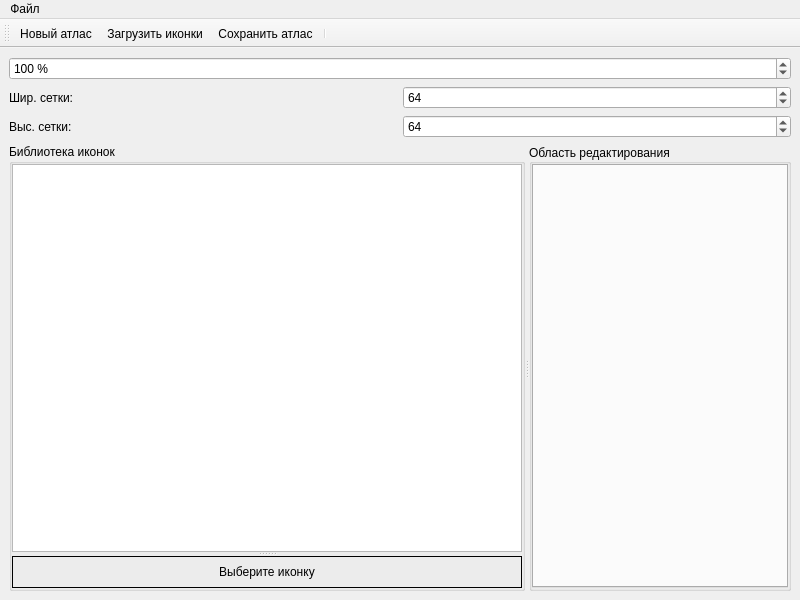
<?xml version="1.0" encoding="UTF-8"?>
<ui version="4.0">
 <class>MainWindow</class>
 <widget class="QMainWindow" name="MainWindow">
  <property name="geometry">
   <rect>
    <x>0</x>
    <y>0</y>
    <width>800</width>
    <height>600</height>
   </rect>
  </property>
  <property name="windowTitle">
   <string>Редактор текстурного атласа</string>
  </property>
  <widget class="QWidget" name="centralwidget">
   <layout class="QVBoxLayout" name="verticalLayout_2">
    <item>
     <widget class="QSpinBox" name="spinZoom">
      <property name="suffix">
       <string> %</string>
      </property>
      <property name="prefix">
       <string/>
      </property>
      <property name="minimum">
       <number>10</number>
      </property>
      <property name="maximum">
       <number>500</number>
      </property>
      <property name="value">
       <number>100</number>
      </property>
     </widget>
    </item>
    <item>
     <layout class="QVBoxLayout" name="verticalLayout">
      <item>
       <layout class="QHBoxLayout" name="horizontalLayout">
        <item>
         <widget class="QLabel" name="label">
          <property name="text">
           <string>Шир. сетки:</string>
          </property>
         </widget>
        </item>
        <item>
         <widget class="QSpinBox" name="spinCellSizeWidth">
          <property name="minimum">
           <number>16</number>
          </property>
          <property name="maximum">
           <number>256</number>
          </property>
          <property name="value">
           <number>64</number>
          </property>
         </widget>
        </item>
       </layout>
      </item>
      <item>
       <layout class="QHBoxLayout" name="horizontalLayout_2">
        <item>
         <widget class="QLabel" name="label_2">
          <property name="text">
           <string>Выс. сетки:</string>
          </property>
         </widget>
        </item>
        <item>
         <widget class="QSpinBox" name="spinCellSizeHeight">
          <property name="minimum">
           <number>16</number>
          </property>
          <property name="maximum">
           <number>256</number>
          </property>
          <property name="value">
           <number>64</number>
          </property>
         </widget>
        </item>
       </layout>
      </item>
     </layout>
    </item>
    <item>
     <widget class="QSplitter" name="splitter">
      <property name="orientation">
       <enum>Qt::Orientation::Horizontal</enum>
      </property>
      <widget class="QGroupBox" name="iconLibraryGroupBox">
       <property name="sizePolicy">
        <sizepolicy hsizetype="Fixed" vsizetype="Preferred">
         <horstretch>0</horstretch>
         <verstretch>0</verstretch>
        </sizepolicy>
       </property>
       <property name="title">
        <string>Библиотека иконок</string>
       </property>
       <layout class="QHBoxLayout" name="horizontalLayout_3">
        <property name="leftMargin">
         <number>0</number>
        </property>
        <property name="topMargin">
         <number>0</number>
        </property>
        <property name="rightMargin">
         <number>0</number>
        </property>
        <property name="bottomMargin">
         <number>0</number>
        </property>
        <item>
         <widget class="QSplitter" name="iconLibraryVerticalSplitter">
          <property name="orientation">
           <enum>Qt::Orientation::Vertical</enum>
          </property>
          <widget class="QListWidget" name="iconLibraryListWidget"/>
          <widget class="QLabel" name="iconLibraryPreviewLabel">
           <property name="sizePolicy">
            <sizepolicy hsizetype="Preferred" vsizetype="Fixed">
             <horstretch>0</horstretch>
             <verstretch>0</verstretch>
            </sizepolicy>
           </property>
           <property name="frameShape">
            <enum>QFrame::Shape::Box</enum>
           </property>
           <property name="text">
            <string>Выберите иконку</string>
           </property>
           <property name="alignment">
            <set>Qt::AlignmentFlag::AlignCenter</set>
           </property>
          </widget>
         </widget>
        </item>
       </layout>
      </widget>
      <widget class="QGroupBox" name="editorGroupBox">
       <property name="title">
        <string>Область редактирования</string>
       </property>
       <property name="alignment">
        <set>Qt::AlignmentFlag::AlignLeading|Qt::AlignmentFlag::AlignLeft|Qt::AlignmentFlag::AlignVCenter</set>
       </property>
       <property name="flat">
        <bool>false</bool>
       </property>
       <layout class="QHBoxLayout" name="horizontalLayout_4">
        <property name="sizeConstraint">
         <enum>QLayout::SizeConstraint::SetDefaultConstraint</enum>
        </property>
        <property name="leftMargin">
         <number>0</number>
        </property>
        <property name="topMargin">
         <number>0</number>
        </property>
        <property name="rightMargin">
         <number>0</number>
        </property>
        <property name="bottomMargin">
         <number>0</number>
        </property>
        <item>
         <widget class="QTabWidget" name="tabWidget">
          <property name="currentIndex">
           <number>-1</number>
          </property>
         </widget>
        </item>
       </layout>
      </widget>
     </widget>
    </item>
   </layout>
  </widget>
  <widget class="QMenuBar" name="menubar">
   <property name="geometry">
    <rect>
     <x>0</x>
     <y>0</y>
     <width>800</width>
     <height>21</height>
    </rect>
   </property>
   <widget class="QMenu" name="menuFile">
    <property name="title">
     <string>Файл</string>
    </property>
    <addaction name="actionNovo"/>
    <addaction name="actionLoad"/>
    <addaction name="actionSave"/>
    <addaction name="actionOpen"/>
   </widget>
   <addaction name="menuFile"/>
  </widget>
  <widget class="QToolBar" name="toolBar">
   <property name="windowTitle">
    <string>toolBar</string>
   </property>
   <attribute name="toolBarArea">
    <enum>TopToolBarArea</enum>
   </attribute>
   <attribute name="toolBarBreak">
    <bool>false</bool>
   </attribute>
   <addaction name="actionNovo"/>
   <addaction name="actionLoad"/>
   <addaction name="actionSave"/>
   <addaction name="separator"/>
  </widget>
  <action name="actionNovo">
   <property name="text">
    <string>Новый атлас</string>
   </property>
  </action>
  <action name="actionLoad">
   <property name="text">
    <string>Загрузить иконки</string>
   </property>
  </action>
  <action name="actionSave">
   <property name="text">
    <string>Сохранить атлас</string>
   </property>
  </action>
  <action name="actionOpen">
   <property name="text">
    <string>Открыть...</string>
   </property>
   <property name="shortcut">
    <string>Ctrl+O</string>
   </property>
  </action>
 </widget>
 <resources/>
 <connections/>
</ui>
